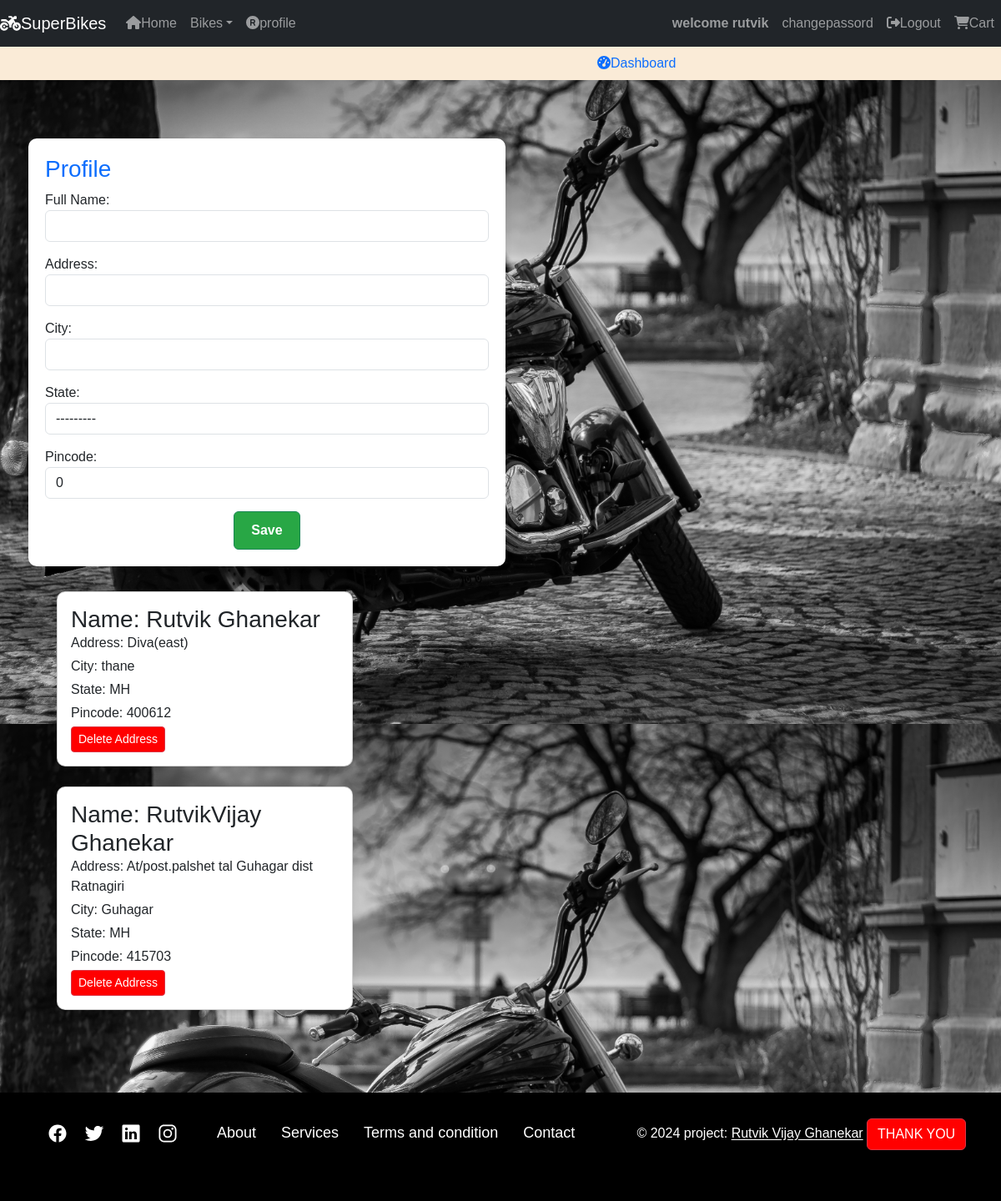
Page /address/ (signed in) on the committed database.
### BIKE/core/models.py (models this page shows, shortened)
class Customer(models.Model):
    STATE_CHOICES = [
        ('AP', 'Andhra Pradesh'),
        ('AR', 'Arunachal Pradesh'),
        ('AS', 'Assam'),
        ('BR', 'Bihar'),
        ('CT', 'Chhattisgarh'),
        ('GA', 'Goa'),
        ('GJ', 'Gujarat'),
        ('HR', 'Haryana'),
        ('HP', 'Himachal Pradesh'),
        ('JH', 'Jharkhand'),
        ('KA', 'Karnataka'),
        ('KL', 'Kerala'),
        ('MP', 'Madhya Pradesh'),
        ('MH', 'Maharashtra'),
        ('MN', 'Manipur'),
        ('ML', 'Meghalaya'),
        ('MZ', 'Mizoram'),
        ('NL', 'Nagaland'),
        ('OR', 'Odisha'),
        ('PB', 'Punjab'),
        ('RJ', 'Rajasthan'),
        ('SK', 'Sikkim'),
        ('TN', 'Tamil Nadu'),
        ('TG', 'Telangana'),
        ('TR', 'Tripura'),
        ('UP', 'Uttar Pradesh'),
        ('UK', 'Uttarakhand'),
        ('WB', 'West Bengal'),
        ('AN', 'Andaman and Nicobar Islands'),
        ('CH', 'Chandigarh'),
        ('DN', 'Dadra and Nagar Haveli and Daman and Diu'),
        ('DL', 'Delhi'),
        ('JK', 'Jammu and Kashmir'),
        ('LA', 'Ladakh'),
        ('LD', 'Lakshadweep'),
        ('PY', 'Puducherry'),
    ]
    user = models.ForeignKey(User, on_delete=models.CASCADE)  # we have created Many-to-one relationship i.e multiple order can be done by one user
    name = models.CharField(max_length=100)
    address = models.CharField(max_length=100)
    city = models.CharField(max_length=100)
    state = models.CharField(max_length=2, choices=STATE_CHOICES)
    pincode = models.IntegerField(
        default=0,
        blank=True,
        null=True,
    )

### BIKE/core/views.py (the view)
# urls.py: path('address/',views.address,name='address'),
def address(request):
    if request.method == 'POST':
            print(request.user)
            mf =CustomerForm(request.POST)
            print('mf',mf)
            if mf.is_valid():
                user=request.user
                name= mf.cleaned_data['name']
                address= mf.cleaned_data['address']
                city= mf.cleaned_data['city']
                state= mf.cleaned_data['state']
                pincode= mf.cleaned_data['pincode']
                print(state)
                print(city)
                print(name)
                Customer(user=user,name=name,address=address,city=city,state=state,pincode=pincode).save()
                return redirect('address')
    else:
        mf =CustomerForm()
        address = Customer.objects.filter(user=request.user)
    return render(request,'address.html',{'mf':mf,'address':address})

### BIKE/core/forms.py
class CustomerForm(forms.ModelForm):
    class Meta:
        model = Customer
        fields=['name','address','city','state','pincode']
        labels ={'name':'Full Name'}
        widgets= {'name':forms.TextInput(attrs={'class':'form-control'}),
                  'address':forms.TextInput(attrs={'class':'form-control'}),
                  'city':forms.TextInput(attrs={'class':'form-control'}),
                  'state':forms.Select(attrs={'class':'form-control'}),
                  'pincode':forms.NumberInput(attrs={'class':'form-control'}),
                  }

### BIKE/core/templates/address.html (shortened to what this page needs)
{% extends "base.html" %}
{% block content %}
<div class="col-md-10">
    <div class="container">
        <div class="row">
            <div class="col-sm-8" style="padding-top: 20px;">
                <div class="container profile-form" style="background-color: #ffffff; padding: 20px; border-radius: 10px; box-shadow: 0px 0px 10px rgba(0, 0, 0, 0.1);">
                    <div class="reg">
                        <h3 class="text-primary">Profile</h3>
                    </div>
                    <form action="" method="POST" novalidate>
                        {% for f in mf %}
                        <div class="form-group">
                            {{ f.label_tag }}
                            {{ f }}
                        </div>
                        {% endfor %}
                        <div class="text-center">
                            <input type="submit" value="Save" class="btn btn-success register-button">
                        </div>
                    </form>
                </div>
            </div>
            <div class="col-sm-6">
                <div class="container">
                    <div class="row">
                        <div class="col-sm-12">
                            {% for add in address %}
                            <div class="card mb-4 mt-6 ml-4" style="border-radius: 10px; box-shadow: 0px 0px 10px rgba(0, 0, 0, 0.1);">
                                <div class="card-body">
                                    <h3 class="mb-0">Name: {{ add.name }}</h3>
                                    <p class="card-text mb-1">Address: {{ add.address }}</p>
                                    <p class="card-text mb-1">City: {{ add.city }}</p>
                                    <p class="card-text mb-1">State: {{ add.state }}</p>
                                    <p class="card-text mb-1">Pincode: {{ add.pincode }}</p>
                                    <form action="{% url "deleteaddress" add.id %}" method="POST">
                                        <div class="text-right">
                                            <input type="submit" class="btn btn-danger btn-sm" value="Delete Address">
                                        </div>
                                    </form>
                                </div>
                            </div>
                            {% endfor %}
                        </div>
                    </div>
                </div>
            </div>
        </div>
    </div>
</div>
{% endblock content %}

### BIKE/core/templates/nav.html (shortened to what this page needs)
<!DOCTYPE html>
<html lang="en">
<head>
</head>
<body>
  <nav class="navbar navbar-expand-md navbar-dark bg-dark">
    <a class="navbar-brand" href="#"><i class="fa-solid fa-motorcycle"></i>SuperBikes</a>
    <div class="collapse navbar-collapse" id="navbarsExample04">
      <ul class="navbar-nav mr-auto">
        <li class="nav-item active">
          <a class="nav-link" href="{% url "home" %}"><i class="fa-solid fa-house"></i>Home <span class="sr-only">(current)</span></a>
        </li>
        <li class="nav-item dropdown">
          <a class="nav-link  dropdown-toggle" href="#" data-bs-toggle="dropdown">Bikes</a>
       </li>
      {% if request.user.is_authenticated %}
        <li class="nav-item">
         <a class="nav-link" href="{% url "profile" %}"><i class="fa-solid fa-registered"></i>profile</a>
        </li>
      </div>
    <ul class="navbar-nav">
       <li class="nav-item active">
        <a class="nav-link" href="{% url "profile" %}"><b>welcome {{user.first_name}} </b></a>
      </li>
    </li><li class="nav-item">
      <a class="nav-link" href="{% url "changepassword" %}">changepassord</a>
    </li>
  </li><li class="nav-item">
    <a class="nav-link" href="{% url "logout" %}"><i class="fa-solid fa-right-from-bracket"></i>Logout</a>
  </li>
</li><li class="nav-item">
  <a class="nav-link" href="{% url "viewcart" %}"><i class="fa-solid fa-cart-shopping"></i>Cart</a>
</li>
  {% endif %}
    </ul>
  </nav>
</body>
</html>

### BIKE/core/static/css/main.css (style rules this page uses)
body { background-color: rgb(155, 147, 147) }
.navbar { width: 100%; background-color: rgb(222, 16, 16); }
.card { margin: 0 auto; float: none; margin-bottom: 10px; }
.row { float: left; margin: 10px; }
.btn { background-color: red; }
.form-group { margin-bottom: 15px; }
.register-button { padding: 10px 20px; font-size: 16px; }
body { font-family: 'Arial', sans-serif; background-color: #f8f9fa; margin: 0; padding: 0; }
.btn-info, .btn-success { color: #fff; font-weight: bold; }
.btn-success { background-color: #28a745; }
.container { margin-top: 20px; }
.card { margin-bottom: 20px; }

### BIKE/core/templates/footer.html (style rules this page uses)
body { margin: 0; padding: 0; background-color: white; }
body { margin: 0; padding: 0; height: 100vh; display: flex; flex-direction: column; }

### rows in the picture
Customer: name "Rutvik Ghanekar", address "Diva(east)", city "thane", state "MH", pincode "400612"
Customer: name "RutvikVijay Ghanekar", address "At/post.palshet tal Guhagar dist Ratnagiri", city "Guhagar", state "MH", pincode "415703"

### other values in the picture
{{ user.first_name }} "rutvik"
{{ f.label_tag }} "Full Name:" "Address:" "City:" "State:" "Pincode:"
